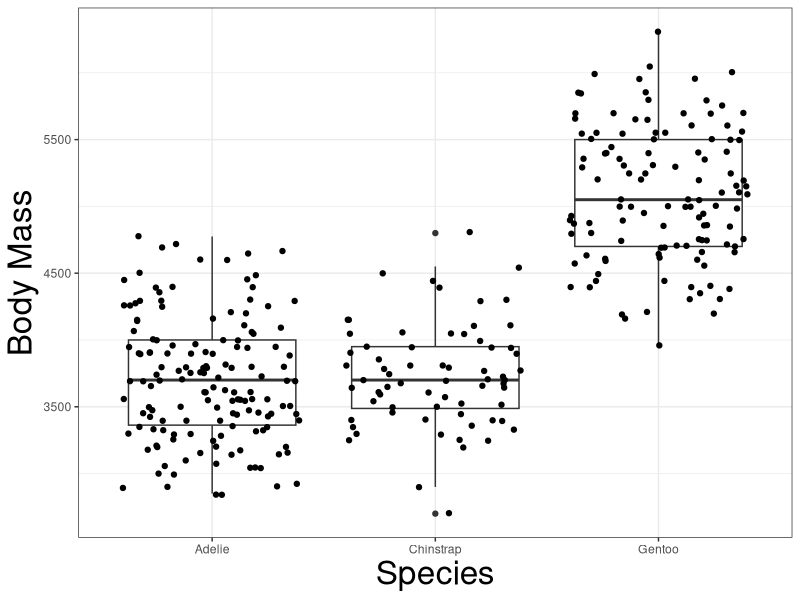
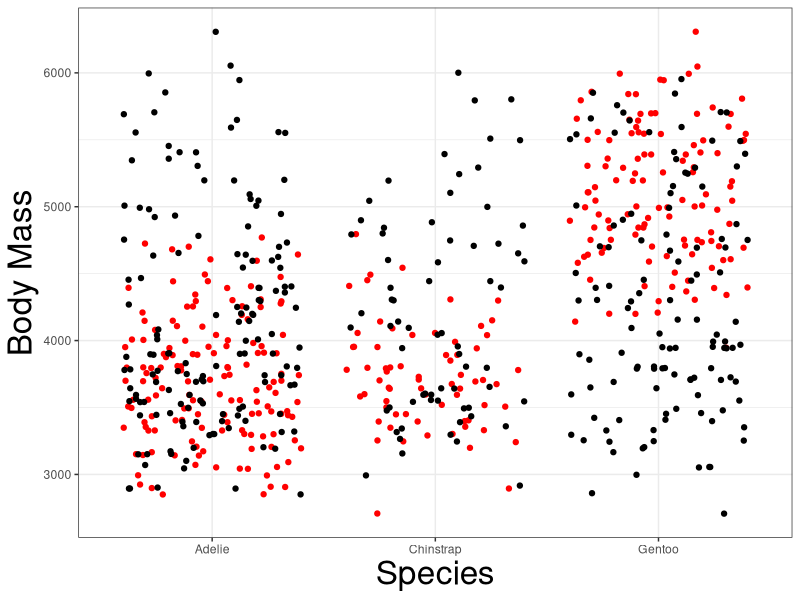
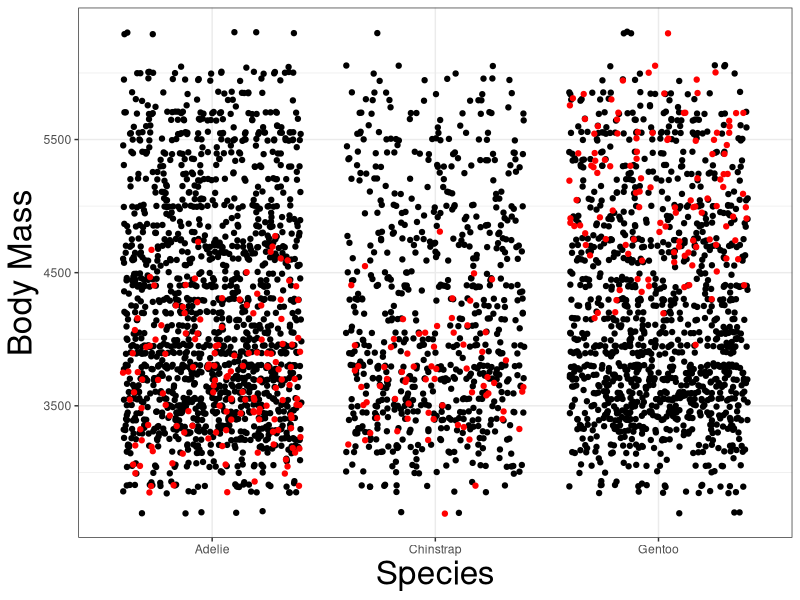
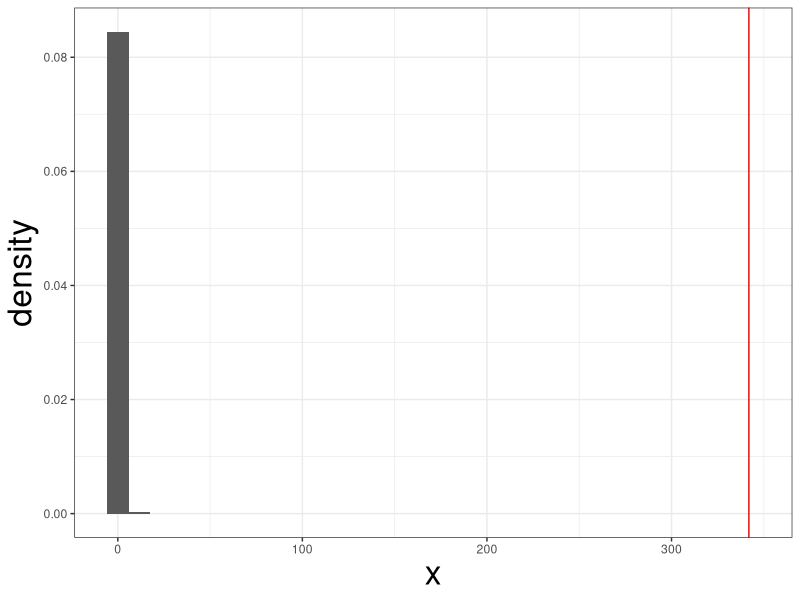

Write R code to recreate these figures, in order.
## ---- chunk 1
#| code-fold: false

library(tidyverse) # Loading Helper Functions from Tidyverse
library(palmerpenguins)

theme_set(theme_bw()) # Setting theme for plots
theme_update(axis.title = element_text(size = 24))


shuffle <- function(x){ # Constructing a function to shuffle a vector
  n <- length(x)
  return(sample(x, n))
}

penguins <- penguins |> drop_na() # Remove all the missing values

## ---- chunk 2
#| code-fold: false
#| echo: true
factorial(100)
## ---- chunk 3
#| code-fold: true
penguins |> ggplot(aes(x=species, y = body_mass_g)) +
  geom_boxplot() +
  geom_jitter() +
  labs(x = "Species", y = "Body Mass")

## ---- chunk 4
#| code-fold: true
penguins |> ggplot(aes(x = species, y = body_mass_g)) +
  labs(x = "Species", y = "Body Mass") + 
  geom_jitter(col = "red") +
  geom_jitter(aes(species, shuffle(body_mass_g)))

## ---- chunk 5
#| code-fold: true
penguins |> ggplot(aes(x = species, y = body_mass_g)) +
  labs(x = "Species", y = "Body Mass") + 
  geom_jitter(aes(species, shuffle(body_mass_g))) +
  geom_jitter(aes(species, shuffle(body_mass_g))) +
  geom_jitter(aes(species, shuffle(body_mass_g))) +
  geom_jitter(aes(species, shuffle(body_mass_g))) +
  geom_jitter(aes(species, shuffle(body_mass_g))) +
  geom_jitter(aes(species, shuffle(body_mass_g))) +
  geom_jitter(aes(species, shuffle(body_mass_g))) +
  geom_jitter(aes(species, shuffle(body_mass_g))) +
  geom_jitter(aes(species, shuffle(body_mass_g))) +
  geom_jitter(aes(species, shuffle(body_mass_g))) +
  geom_jitter(col = "red") 
## ---- chunk 6
penguins |> 
  aov(body_mass_g ~ species, data = _) |> 
  anova() |> 
  _$`F value`[1]
## ---- chunk 7
f_stat <- penguins |> 
  aov(body_mass_g ~ species, data = _) |> 
  anova() |> 
  _$`F value`[1]
## ---- chunk 8
f_sim <- function(i){
  ff <- penguins |> 
    aov(shuffle(body_mass_g) ~ species, data = _) |> 
    anova() |> 
    _$`F value`[1]
  return(ff)
}
## ---- chunk 9
f_dist <- replicate(1000, f_sim(1))
## ---- chunk 10
tibble(x= f_dist) |> 
  ggplot(aes(x, y = ..density..)) +
  geom_histogram() +
  geom_vline(xintercept = f_stat, col = "red")

## ---- chunk 11

sum(f_stat < f_dist) + 1 / (length(f_dist) + 1)
